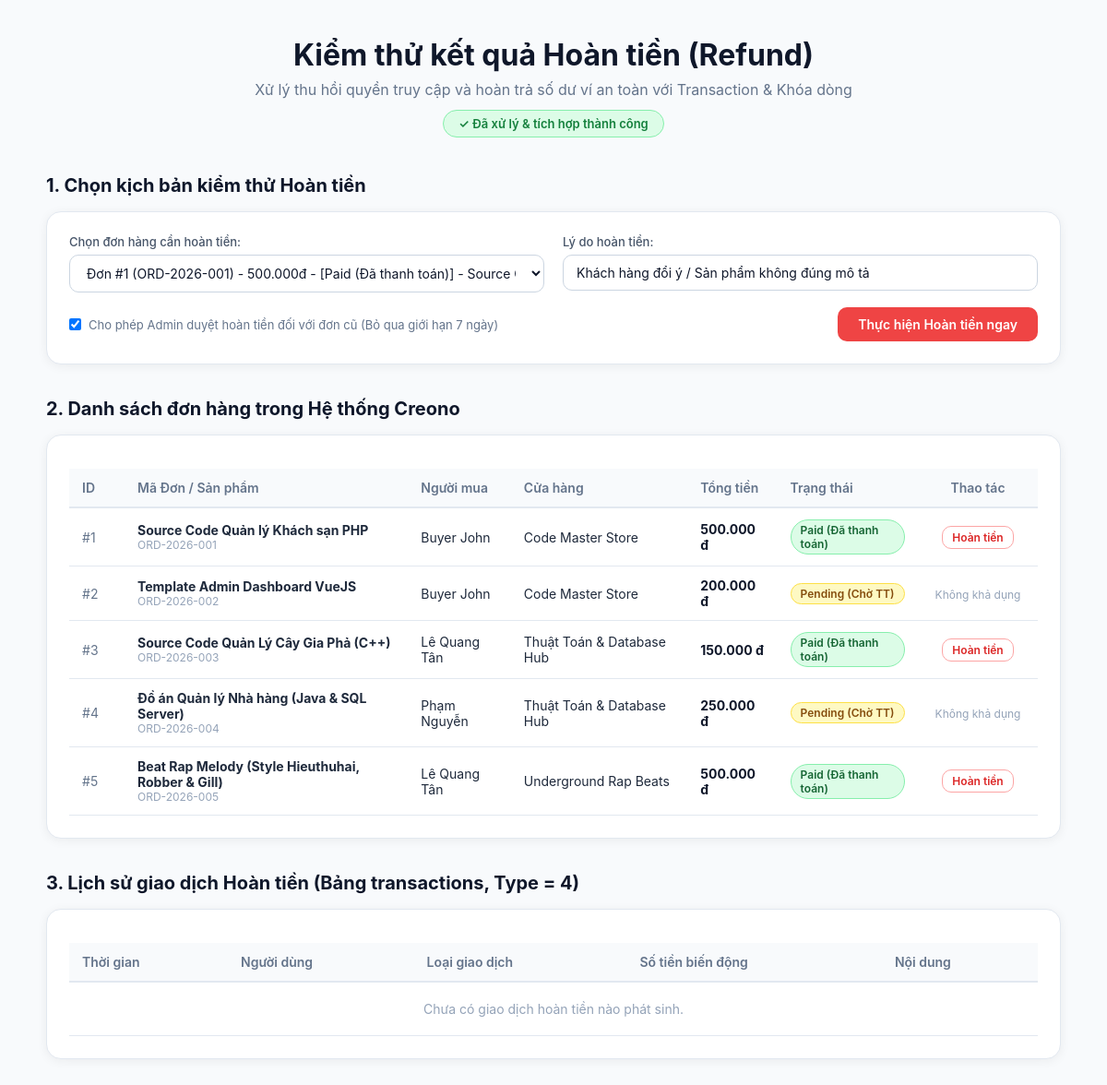
Page /public/test_refund.php on the committed database.
### tables this page shows
CREATE TABLE orders (
    id BIGINT AUTO_INCREMENT PRIMARY KEY,
    order_number VARCHAR(50) NOT NULL,
    user_id BIGINT NOT NULL,
    product_id BIGINT NOT NULL,
    total_amount DECIMAL(19,4) NOT NULL,
    platform_fee DECIMAL(19,4) DEFAULT 0.0000,
    seller_amount DECIMAL(19,4) DEFAULT 0.0000,
    status TINYINT DEFAULT 1 COMMENT '1:Pending, 2:Paid, 3:Cancelled',
    order_expires_at DATETIME DEFAULT NULL,
    created_at DATETIME DEFAULT CURRENT_TIMESTAMP,
    CONSTRAINT fk_order_user FOREIGN KEY (user_id) REFERENCES users(id),
    CONSTRAINT fk_order_product FOREIGN KEY (product_id) REFERENCES products(id) ON DELETE CASCADE
);

CREATE TABLE products (
    id BIGINT AUTO_INCREMENT PRIMARY KEY,
    store_id BIGINT NOT NULL,
    category_id BIGINT DEFAULT NULL,
    title VARCHAR(255) NOT NULL,
    description TEXT DEFAULT NULL,
    price DECIMAL(19,4) NOT NULL,
    preview_url VARCHAR(500) DEFAULT NULL,
    rating DECIMAL(3,2) DEFAULT 0.00,
    review_count INT DEFAULT 0,
    download_count INT DEFAULT 0,
    status TINYINT DEFAULT 1 COMMENT '1:Pending, 2:Approved, 3:Rejected',
    deleted_at DATETIME DEFAULT NULL,
    created_at DATETIME DEFAULT CURRENT_TIMESTAMP,
    CONSTRAINT fk_product_store FOREIGN KEY (store_id) REFERENCES stores(id),
    CONSTRAINT fk_product_category FOREIGN KEY (category_id) REFERENCES categories(id) ON DELETE SET NULL
);

CREATE TABLE users (
    id BIGINT AUTO_INCREMENT PRIMARY KEY,
    name VARCHAR(255) NOT NULL,
    email VARCHAR(255) NOT NULL UNIQUE,
    password VARCHAR(255) NOT NULL,
    role TINYINT DEFAULT 1 COMMENT '1:Buyer, 2:Seller, 3:Admin, 4:Censor',
    is_locked TINYINT DEFAULT 0 COMMENT '0:Active, 1:Locked',
    created_at DATETIME DEFAULT CURRENT_TIMESTAMP
);

CREATE TABLE stores (
    id BIGINT AUTO_INCREMENT PRIMARY KEY,
    user_id BIGINT NOT NULL,
    name VARCHAR(255) NOT NULL,
    status TINYINT DEFAULT 1,
    CONSTRAINT fk_store_user FOREIGN KEY (user_id) REFERENCES users(id)
);

### app/Core/Database.php (called while the page is built, shortened)
<?php
class Database {
    private $host = DB_HOST;
    private $user = DB_USER;
    private $pass = DB_PASS;
    private $dbname = DB_NAME;
    private $dbh;
    private $stmt;
    public function __construct() {
        $dsn = 'mysql:host=' . $this->host . ';dbname=' . $this->dbname . ';charset=utf8mb4';
        $options = array(
            PDO::ATTR_PERSISTENT => true,
            PDO::ATTR_ERRMODE => PDO::ERRMODE_EXCEPTION,
            PDO::ATTR_DEFAULT_FETCH_MODE => PDO::FETCH_OBJ
        );
        try {
            $this->dbh = new PDO($dsn, $this->user, $this->pass, $options);
        } catch (PDOException $e) {
            $this->error = $e->getMessage();
            die("Lỗi kết nối DB: " . $this->error);
        }
    }
    public function query($sql) {
        $this->stmt = $this->dbh->prepare($sql);
    }
    public function execute() {
        return $this->stmt->execute();
    }
    public function resultSet() {
        $this->execute();
        return $this->stmt->fetchAll();
    }
}

### public/test_refund.php (the view, shortened to what this page needs)
<?php
require_once dirname(__DIR__) . '/app/Core/Database.php';
$db = new Database();
$db->query("
    SELECT o.*,
           p.title as product_title,
           s.name as store_name,
           u.name as buyer_name,
           u.email as buyer_email
    FROM orders o
    JOIN products p ON o.product_id = p.id
    JOIN stores s ON p.store_id = s.id
    JOIN users u ON o.user_id = u.id
    ORDER BY o.id ASC
");
$allOrders = $db->resultSet();
$db->query("
    SELECT t.*, w.user_id, u.name as user_name
    FROM transactions t
    JOIN wallets w ON t.wallet_id = w.id
    JOIN users u ON w.user_id = u.id
    WHERE t.type = 4
    ORDER BY t.created_at DESC
    LIMIT 6
");
$recentRefunds = $db->resultSet();
$selectedOrderId = null;
$customReason = 'Khách hàng đổi ý / Sản phẩm không đúng mô tả';
function orderStatusBadge(int $status): array {
    return match($status) {
        1 => ['bg' => '#fef9c3', 'color' => '#854d0e', 'border' => '#fde047', 'text' => 'Pending (Chờ TT)'],
        2 => ['bg' => '#dcfce7', 'color' => '#166534', 'border' => '#86efac', 'text' => 'Paid (Đã thanh toán)'],
        3 => ['bg' => '#f1f5f9', 'color' => '#475569', 'border' => '#cbd5e1', 'text' => 'Cancelled (Đã hủy)'],
        4 => ['bg' => '#fee2e2', 'color' => '#991b1b', 'border' => '#fca5a5', 'text' => 'Refunded (Đã hoàn tiền)'],
        default => ['bg' => '#f1f5f9', 'color' => '#475569', 'border' => '#cbd5e1', 'text' => 'Unknown']
    };
}
?>
<!DOCTYPE html>
<html lang="vi">
<head>
</head>
<body>
<div class="container">
    <div class="header">
        <h1>Kiểm thử kết quả Hoàn tiền (Refund)</h1>
        <p>Xử lý thu hồi quyền truy cập và hoàn trả số dư ví an toàn với Transaction &amp; Khóa dòng</p>
        <span class="badge-success">✓ Đã xử lý &amp; tích hợp thành công</span>
    </div>
    <div class="section-title">1. Chọn kịch bản kiểm thử Hoàn tiền</div>
    <div class="card" style="margin-bottom:28px;">
        <form method="POST" action="">
            <div class="grid-2" style="margin-bottom:16px;">
                <div>
                    <label class="form-label" for="order_id">Chọn đơn hàng cần hoàn tiền:</label>
                    <select name="order_id" id="order_id" class="form-select" required>
                        <?php foreach ($allOrders as $ord):
                        ?>
                            <option value="<?php echo $ord->id; ?>" <?php echo ($selectedOrderId === (int)$ord->id) ? 'selected' : ''; ?>>
                                Đơn #<?php echo $ord->id; ?>
                            </option>
                        <?php endforeach; ?>
                    </select>
                </div>
                <div>
                    <label class="form-label" for="reason">Lý do hoàn tiền:</label>
                    <input type="text" id="reason" name="reason" class="form-input" value="<?php echo htmlspecialchars($customReason); ?>" placeholder="Nhập lý do hoàn tiền...">
                </div>
            </div>
            <div style="display:flex; justify-content:space-between; align-items:center; flex-wrap:wrap; gap:12px;">
                <label style="display:flex; align-items:center; gap:8px; font-size:13px; color:#64748b; cursor:pointer;">
                    <input type="checkbox" name="ignore_time" value="1" checked>
                    Cho phép Admin duyệt hoàn tiền đối với đơn cũ (Bỏ qua giới hạn 7 ngày)
                </label>
                <button type="submit" class="btn btn-danger">
                    Thực hiện Hoàn tiền ngay
                </button>
            </div>
        </form>
    </div>
    <div class="section-title">2. Danh sách đơn hàng trong Hệ thống Creono</div>
    <div class="card" style="margin-bottom:28px;">
        <div class="table-wrap">
            <table>
                <thead>
                    <tr>
                        <th style="width:60px;">ID</th>
                        <th>Mã Đơn / Sản phẩm</th>
                        <th>Người mua</th>
                        <th>Cửa hàng</th>
                        <th>Tổng tiền</th>
                        <th>Trạng thái</th>
                        <th style="width:130px; text-align:center;">Thao tác</th>
                    </tr>
                </thead>
                <tbody>
                    <?php if (!empty($allOrders)): ?>
                        <?php foreach ($allOrders as $o):
                            $st = orderStatusBadge((int)$o->status);
                        ?>
                            <tr>
                                <td><span style="color:#64748b;">#<?php echo $o->id; ?></span></td>
                                <td>
                                    <strong><?php echo htmlspecialchars($o->product_title); ?></strong>
                                    <div style="font-size:12px; color:#94a3b8;"><?php echo htmlspecialchars($o->order_number); ?></div>
                                </td>
                                <td><?php echo htmlspecialchars($o->buyer_name); ?></td>
                                <td><?php echo htmlspecialchars($o->store_name); ?></td>
                                <td><strong style="color:#0f172a;"><?php echo number_format((float)$o->total_amount, 0, ',', '.'); ?> đ</strong></td>
                                <td>
                                    <span class="status-pill" style="background:<?php echo $st['bg']; ?>; color:<?php echo $st['color']; ?>; border-color:<?php echo $st['border']; ?>;">
                                        <?php echo $st['text']; ?>
                                    </span>
                                </td>
                                <td style="text-align:center;">
                                    <?php if ((int)$o->status === 2): ?>
                                        <form method="POST" action="" style="display:inline;">
                                            <button type="submit" class="btn btn-outline" style="padding:4px 10px; font-size:12px; color:#dc2626; border-color:#fca5a5;">
                                                Hoàn tiền
                                            </button>
                                        </form>
                                    <?php elseif ((int)$o->status === 4): ?>
                                        <span style="font-size:12px; color:#16a34a;">Đã hoàn tiền</span>
                                    <?php else: ?>
                                        <span style="font-size:12px; color:#94a3b8;">Không khả dụng</span>
                                    <?php endif; ?>
                                </td>
                            </tr>
                        <?php endforeach; ?>
                    <?php else: ?>
                        <tr><td colspan="7" style="text-align:center; color:#94a3b8; padding:20px;">Không có đơn hàng nào trong CSDL.</td></tr>
                    <?php endif; ?>
                </tbody>
            </table>
        </div>
    </div>
    <div class="section-title">3. Lịch sử giao dịch Hoàn tiền (Bảng transactions, Type = 4)</div>
    <div class="card">
        <div class="table-wrap">
            <table>
                <thead>
                    <tr>
                        <th>Thời gian</th>
                        <th>Người dùng</th>
                        <th>Loại giao dịch</th>
                        <th>Số tiền biến động</th>
                        <th>Nội dung</th>
                    </tr>
                </thead>
                <tbody>
                    <?php if (!empty($recentRefunds)): ?>
                        <?php foreach ($recentRefunds as $tr): ?>
                            <tr>
                                <td style="font-size:13px; color:#64748b;"><?php echo date('d/m/Y H:i:s', strtotime((string)$tr->created_at)); ?></td>
                                <td><strong><?php echo htmlspecialchars($tr->user_name); ?></strong></td>
                                <td><span class="status-pill" style="background:#fee2e2; color:#991b1b; border-color:#fca5a5;">Hoàn tiền (Type 4)</span></td>
                                <td>
                                    <strong style="<?php echo (float)$tr->amount > 0 ? 'color:#16a34a;' : 'color:#ef4444;'; ?>">
                                        <?php echo ((float)$tr->amount > 0 ? '+' : '') . number_format((float)$tr->amount, 0, ',', '.') . ' đ'; ?>
                                    </strong>
                                </td>
                                <td style="color:#475569; font-size:13px;"><?php echo htmlspecialchars($tr->description); ?></td>
                            </tr>
                        <?php endforeach; ?>
                    <?php else: ?>
                        <tr><td colspan="5" style="text-align:center; color:#94a3b8; padding:20px;">Chưa có giao dịch hoàn tiền nào phát sinh.</td></tr>
                    <?php endif; ?>
                </tbody>
            </table>
        </div>
    </div>
</div>
</body>
</html>

### public/test_refund.php (style rules this page uses)
* { box-sizing: border-box; margin: 0; padding: 0; font-family: -apple-system, BlinkMacSystemFont, "Segoe UI", Roboto, sans-serif; }
body { background: #f8fafc; color: #1d1d1f; padding: 40px 20px; }
.container { max-width: 1100px; margin: 0 auto; }
.header { text-align: center; margin-bottom: 40px; }
.header h1 { font-size: 32px; font-weight: 700; color: #0f172a; margin-bottom: 8px; }
.header p { color: #64748b; font-size: 16px; }
.badge-success { display: inline-block; background: #dcfce7; color: #15803d; border: 1px solid #86efac; padding: 6px 16px; border-radius: 20px; font-size: 13px; font-weight: 600; margin-top: 12px; }
.section-title { font-size: 20px; font-weight: 700; margin: 36px 0 16px; color: #0f172a; }
.card { background: #fff; border-radius: 16px; padding: 24px; box-shadow: 0 2px 12px rgba(0,0,0,0.06); border: 1px solid #e2e8f0; }
.grid-2 { display: grid; grid-template-columns: 1fr 1fr; gap: 20px; margin-bottom: 20px; }
.form-label { font-size: 13px; font-weight: 500; color: #475569; margin-bottom: 6px; display: block; }
.form-input, .form-select { width: 100%; background: #fff; border: 1px solid #cbd5e1; color: #0f172a; border-radius: 10px; padding: 10px 14px; font-size: 14px; font-family: inherit; transition: border-color 0.2s; }
.btn { display: inline-flex; align-items: center; justify-content: center; gap: 8px; padding: 10px 22px; border-radius: 10px; font-size: 14px; font-weight: 600; cursor: pointer; border: none; transition: 0.2s; text-decoration: none; }
.btn-danger { background: #ef4444; color: #fff; }
.btn-outline { background: #fff; border: 1px solid #cbd5e1; color: #475569; }
.table-wrap { overflow-x: auto; margin-top: 12px; }
table { width: 100%; border-collapse: collapse; font-size: 14px; }
th { text-align: left; padding: 12px 14px; background: #f8fafc; color: #64748b; font-weight: 600; border-bottom: 2px solid #e2e8f0; }
td { padding: 12px 14px; border-bottom: 1px solid #e2e8f0; color: #1e293b; }
.status-pill { display: inline-block; padding: 3px 10px; border-radius: 20px; font-size: 12px; font-weight: 600; border: 1px solid; }

### rows in the picture
orders: id "1", product.title "Source Code Quản lý Khách sạn PHP", order_number "ORD-2026-001", user.name "Buyer John", stores.name "Code Master Store", total_amount "500.000", status "Paid (Đã thanh toán)"
orders: id "2", product.title "Template Admin Dashboard VueJS", order_number "ORD-2026-002", user.name "Buyer John", stores.name "Code Master Store", total_amount "200.000", status "Pending (Chờ TT)", shows "Không khả dụng"
orders: id "3", product.title "Source Code Quản Lý Cây Gia Phả (C++)", order_number "ORD-2026-003", user.name "Lê Quang Tân", stores.name "Thuật Toán & Database Hub", total_amount "150.000", status "Paid (Đã thanh toán)"
orders: id "4", product.title "Đồ án Quản lý Nhà hàng (Java & SQL Server)", order_number "ORD-2026-004", user.name "Phạm Nguyễn", stores.name "Thuật Toán & Database Hub", total_amount "250.000", status "Pending (Chờ TT)", shows "Không khả dụng"
orders: id "5", product.title "Beat Rap Melody (Style Hieuthuhai, Robber & Gill)", order_number "ORD-2026-005", user.name "Lê Quang Tân", stores.name "Underground Rap Beats", total_amount "500.000", status "Paid (Đã thanh toán)"
